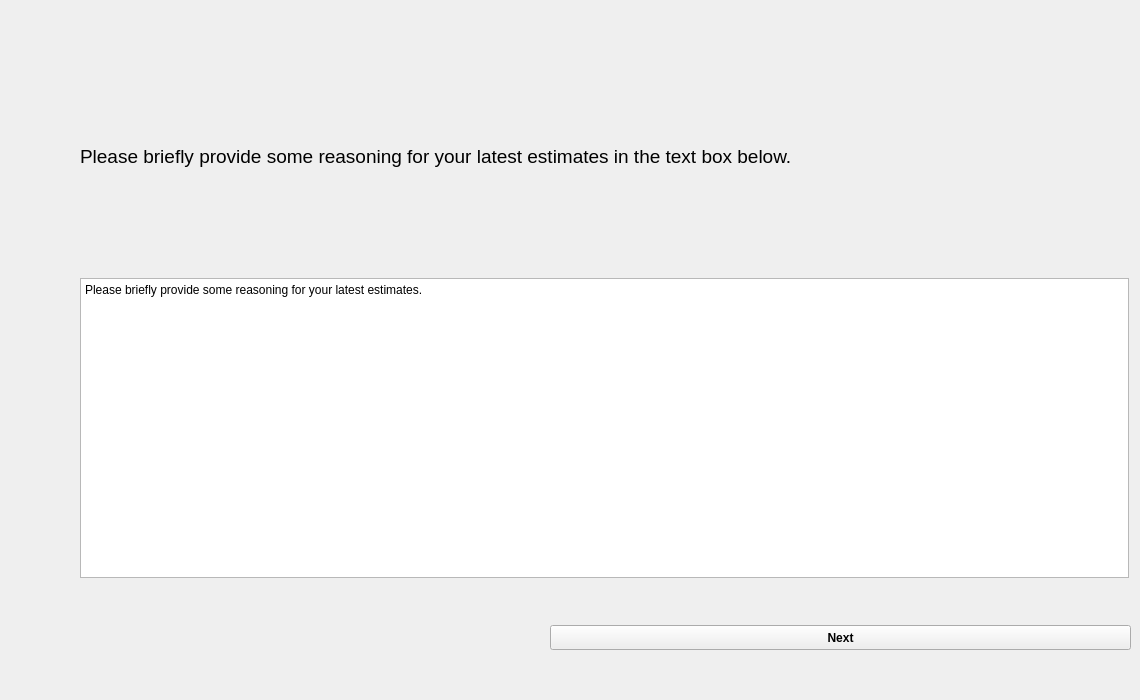
    <widget class="QWidget" name="E1_P2_reason">
     <widget class="QWidget" name="verticalLayoutWidget_4">
      <property name="geometry">
       <rect>
        <x>80</x>
        <y>40</y>
        <width>1051</width>
        <height>651</height>
       </rect>
      </property>
      <layout class="QVBoxLayout" name="E1_P2_reason_layout">
       <item>
        <widget class="QLabel" name="E1_P2_reason_instruction_lbl">
         <property name="maximumSize">
          <size>
           <width>1049</width>
           <height>150</height>
          </size>
         </property>
         <property name="font">
          <font>
           <family>Arial</family>
           <pointsize>14</pointsize>
          </font>
         </property>
         <property name="locale">
          <locale language="English" country="UnitedKingdom"/>
         </property>
         <property name="text">
          <string>Please briefly provide some reasoning for your latest estimates in the text box below.</string>
         </property>
         <property name="wordWrap">
          <bool>true</bool>
         </property>
        </widget>
       </item>
       <item>
        <widget class="QTextEdit" name="E1_P2_reason_txt">
         <property name="maximumSize">
          <size>
           <width>1049</width>
           <height>300</height>
          </size>
         </property>
         <property name="font">
          <font>
           <family>Arial</family>
           <pointsize>14</pointsize>
          </font>
         </property>
         <property name="html">
          <string>&lt;!DOCTYPE HTML PUBLIC &quot;-//W3C//DTD HTML 4.0//EN&quot; &quot;http://www.w3.org/TR/REC-html40/strict.dtd&quot;&gt;
&lt;html&gt;&lt;head&gt;&lt;meta name=&quot;qrichtext&quot; content=&quot;1&quot; /&gt;&lt;style type=&quot;text/css&quot;&gt;
p, li { white-space: pre-wrap; }
&lt;/style&gt;&lt;/head&gt;&lt;body style=&quot; font-family:'Arial'; font-size:14pt; font-weight:400; font-style:normal;&quot;&gt;
&lt;p style=&quot; margin-top:0px; margin-bottom:0px; margin-left:0px; margin-right:0px; -qt-block-indent:0; text-indent:0px;&quot;&gt;&lt;span style=&quot; font-family:'SimSun'; font-size:9pt;&quot;&gt;Please briefly provide some reasoning for your latest estimates.&lt;/span&gt;&lt;/p&gt;&lt;/body&gt;&lt;/html&gt;</string>
         </property>
        </widget>
       </item>
       <item>
        <widget class="QPushButton" name="E1_P2_reason_next_btn">
         <property name="maximumSize">
          <size>
           <width>581</width>
           <height>25</height>
          </size>
         </property>
         <property name="font">
          <font>
           <family>Arial</family>
           <weight>75</weight>
           <bold>true</bold>
          </font>
         </property>
         <property name="layoutDirection">
          <enum>Qt::RightToLeft</enum>
         </property>
         <property name="text">
          <string>Next</string>
         </property>
        </widget>
       </item>
      </layout>
     </widget>
    </widget>
